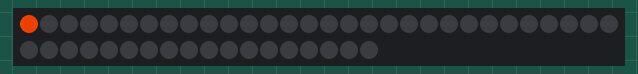
Simulated run of this sketch. Board: Arduino Leonardo, built with avr-gcc and run on an emulated ATmega32U4. Parts: 48 RGB LEDs in strip order, left to right, continuing on the next row.

Above: at 3.14 s.
At 9.4 s:
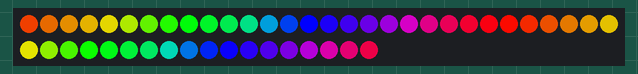
At 21.93 s:
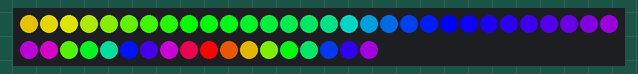
At 34.5 s:
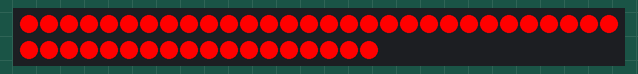
At 35.5 s:
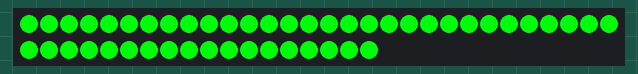
At 36.5 s:
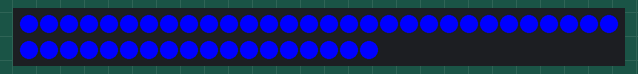

The sketch:

RingLight.ino
```cpp
/**
 * Ringlight LED Control
 * by Larry Tseng on 4/14/17.
 *
 * Controls WS2812 leds on a ring light.
 * Uses the FastLED library: https://github.com/FastLED/FastLED.
 * Tested with Arduino Leonardo++ (16Hertz) from FRC.
 *
 * Since there are two ringlights and one array of leds,
 * configure the loops properly. 0-23 or 24-48.
 *
 * Last Updated 4/14/17 at 2 PM EST.
 */

#include <FastLED.h>

#define DATA_PIN    6
#define COLOR_ORDER GRB
#define CHIPSET     WS2812
#define NUM_LEDS    48

CRGB leds[NUM_LEDS];

// Default led HSV configurations
int led1_hue = 100;
int led1_sat = 255;
int led1_val = 255;
int led2_hue = 255;
int led2_sat = 255;
int led2_val = 255;

// Preset values
const CHSV GREEN(100, 255, 255);
const CHSV RED(0, 255, 255);
const CHSV BLUE(160, 255, 255);
const CHSV OFF(0, 0, 0);

void setup() {
  FastLED.delay(3000); // Sanity delay
  FastLED.addLeds<CHIPSET, DATA_PIN, COLOR_ORDER>(leds, NUM_LEDS); // Initializes leds
  setAllLEDsColor(OFF);
  updateLEDs();
}

void loop() {

  sequentialRainbow(10, 10, 100);    delay(1000);
  sequentialRainbow(25, 25, 100);    delay(1000);
  sequentialRainbow(50, 5, 100);    delay(1000);
  sequentialRainbow(10, 10, 100);    delay(3000);
  setAllLEDsColor(RED);    delay(1000);
  setAllLEDsColor(GREEN);    delay(1000);
  setAllLEDsColor(BLUE);    delay(1000);
  setAllLEDsColor(OFF);    delay(250);
  chaseTheLED(0, 200, 10, BLUE);    delay(1000);
  setAllLEDsRainbow(0, 5);    delay(1000);

}

void updateLEDs() {
  FastLED.show();
  FastLED.delay(30);
}

// All LEDs functions
void setAllLEDsColor(CHSV color) {
  fill_solid(leds, NUM_LEDS, color);
  updateLEDs();
}

void setAllLEDsRainbow(uint8_t initialhue, uint8_t deltahue) {
  fill_rainbow(leds, NUM_LEDS, initialhue, deltahue);
  updateLEDs();
}

void sequentialRainbow(uint8_t initialhue, uint8_t deltahue, int msDelay) {
  uint8_t hue = initialhue + deltahue;
  for (int i = 0; i < NUM_LEDS; i++) {
    leds[i] = CHSV(hue, 255, 255);
    updateLEDs();
    delay(msDelay);
    hue += deltahue;
  }
}

void chaseTheLED(int startingLED, int msDelay, int howManyTimes, CHSV color) {    // howManyTimes isn't implemented yet.
  for (int i = startingLED; i < NUM_LEDS; i++) {
    setIndividualLED(i, color);
    FastLED.delay(msDelay);
    leds[i] = OFF;
  }
}

// Individual LED functions
void setIndividualLED(int led, CHSV color) {
  leds[led] = color;
  updateLEDs();
}

// Individual ringlight functions
void setRingLightHue(int whichLight, int hue) {
  switch (whichLight) {
    case 1:
      for (int i = 0; i < 24; i++) {
        leds[i] = CHSV(hue, led1_sat, led1_val);
      }
      led1_hue = hue;
      break;
    case 2:
      for (int i = 24; i < 48; i++) {
        leds[i] = CHSV(hue, led2_sat, led2_val);
      }
      led2_hue = hue;
      break;
  }
  updateLEDs();
}

void setRingLightSaturation(int whichLight, int saturation) {
  switch (whichLight) {
    case 1:
      for (int i = 0; i < 24; i++) {
        leds[i] = CHSV(led1_hue, saturation, led1_val);
      }
      led1_sat = saturation;
      break;
    case 2:
      for (int i = 24; i < 48; i++) {
        leds[i] = CHSV(led2_hue, saturation, led2_val);
      }
      led2_sat = saturation;
      break;
  }
  updateLEDs();
}

void setRingLightValue(int whichLight, int value) {
  switch (whichLight) {
    case 1:
      for (int i = 0; i < 24; i++) {
        leds[i] = CHSV(led1_hue, led1_sat, value);
      }
      led1_val = value;
      break;
    case 2:
      for (int i = 24; i < 48; i++) {
        leds[i] = CHSV(led2_hue, led2_sat, value);
      }
      led2_val = value;
      break;
  }
  updateLEDs();
}
```

Measured:
- what the display in image 3 shows lasts 1.1 s, from 34.4 s to 35.5 s
